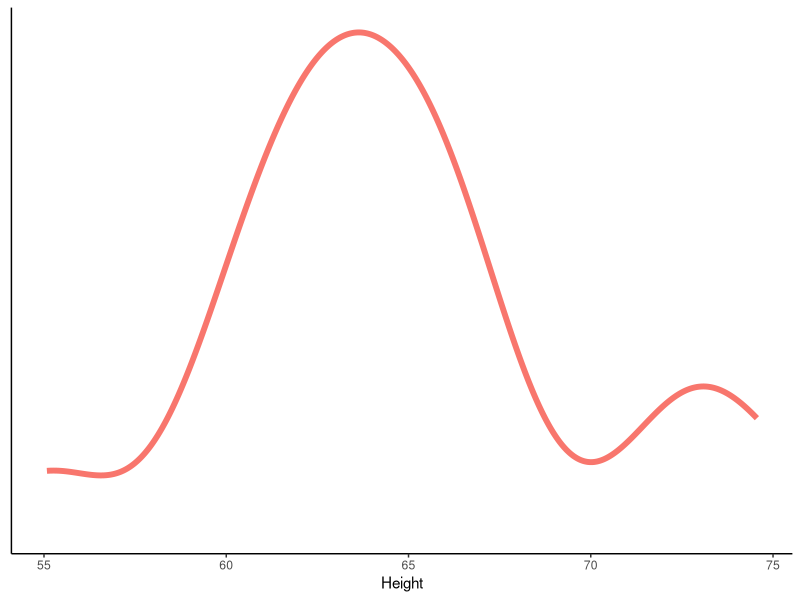
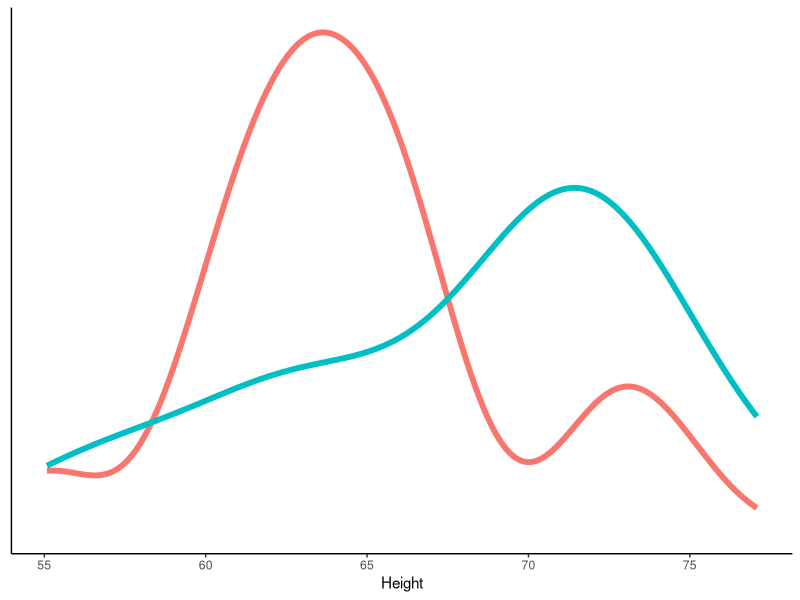
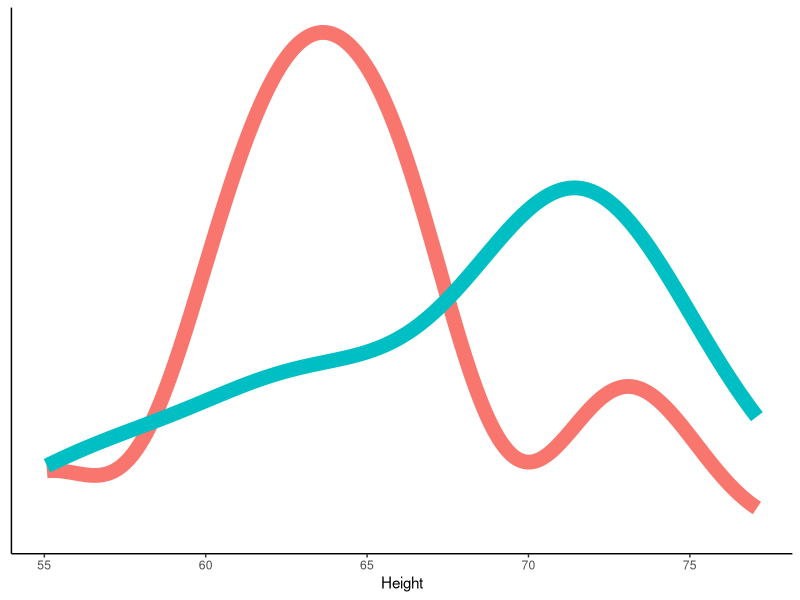
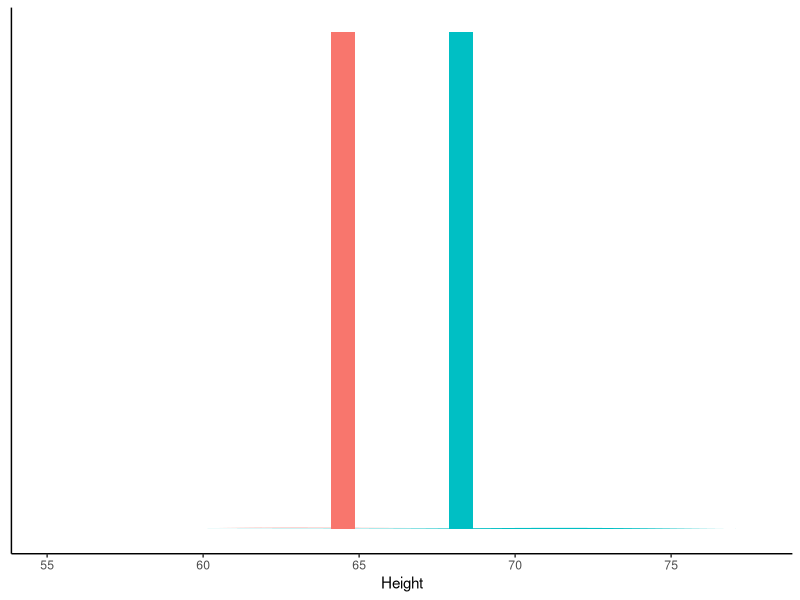
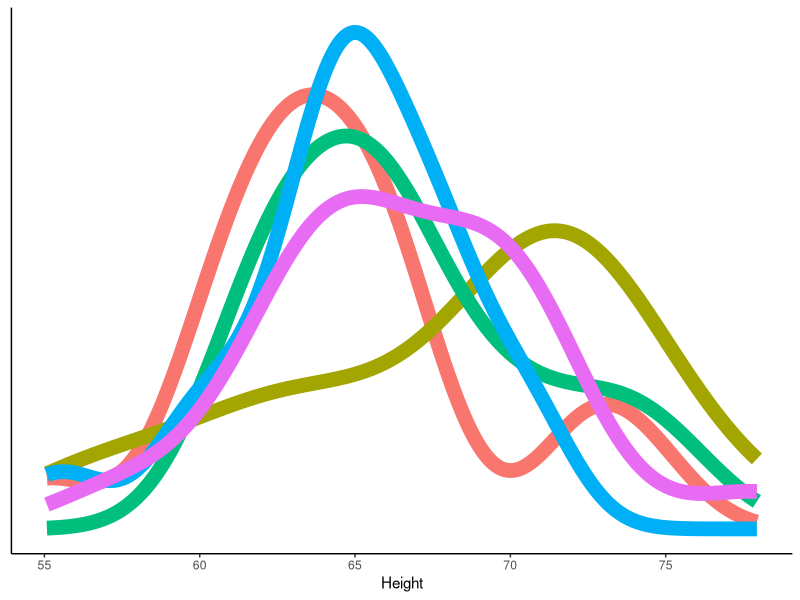
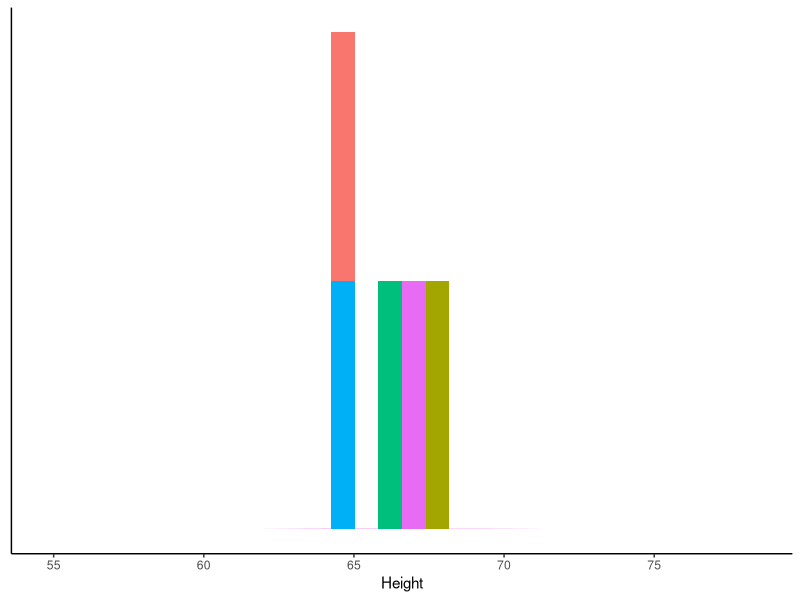
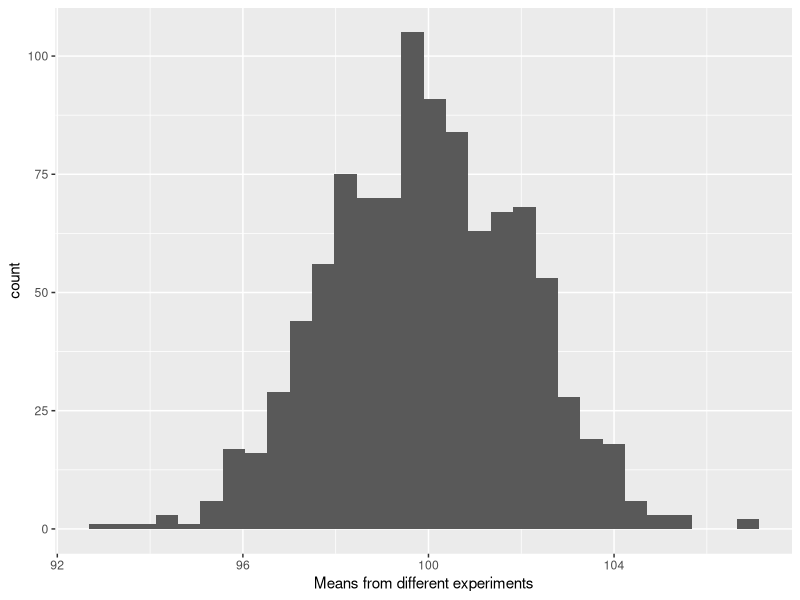
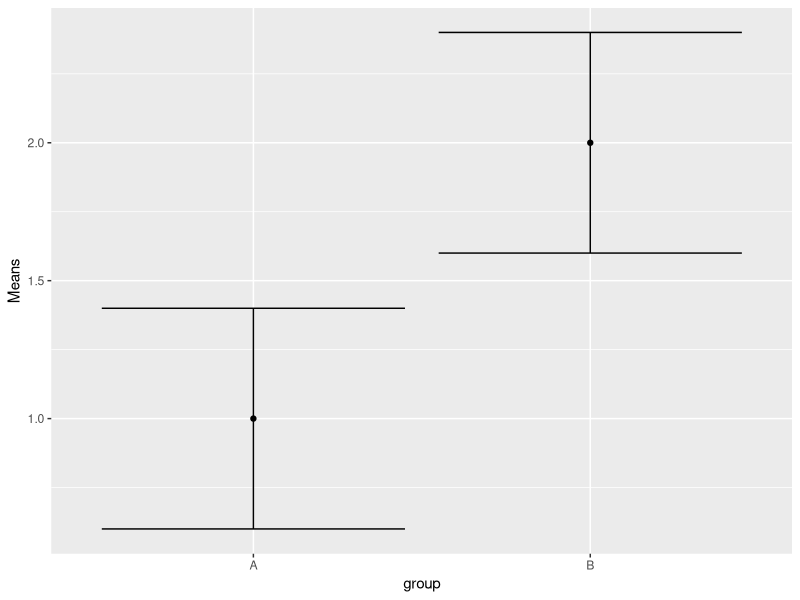

R code for these plots, in order:
## ---- chunk 1

library(tidyverse)
set.seed(5)
data <- tibble(Height=c(rnorm(mean=66, sd=5, n=20),rnorm(mean=66, sd=5, n=20)), Experiment=c(rep("1",times=20),rep("2",times=20)))

data_filtered <- data %>% filter(Experiment == "1")

## ---- chunk 2
ggplot(data_filtered, aes(x=Height, color=Experiment)) + geom_density(size=2) + theme_classic() + theme(axis.text.y = element_blank(), axis.ticks.y = element_blank(), axis.title.y = element_blank(), legend = element_blank(), legend.position = "none")
## ---- chunk 3

ggplot(data, aes(x=Height, color=Experiment)) + geom_density(size=2) + theme_classic() + theme(axis.text.y = element_blank(), axis.ticks.y = element_blank(), axis.title.y = element_blank(), legend = element_blank(), legend.position = "none")


## ---- chunk 4
#| fig-height: 10

ggplot(data, aes(x=Height, color=Experiment)) + geom_density(size=5) + theme_classic() + theme(axis.text.y = element_blank(), axis.ticks.y = element_blank(), axis.title.y = element_blank(), legend = element_blank(), legend.position = "none")


## ---- chunk 5
#| fig-height: 10

data <- data %>% group_by(Experiment) %>% mutate(Means=mean(Height), y=0.01)


ggplot(data, aes(x=Height, fill=Experiment)) + geom_density(color="white") + geom_histogram(aes(x=Means), size=6) + theme_classic() + theme(axis.text.y = element_blank(), axis.ticks.y = element_blank(), axis.title.y = element_blank(),legend.position = "none")


## ---- chunk 6

more_data <- tibble(Height=c(rnorm(mean=66, sd=5, n=20), rnorm(mean=66, sd=5, n=20), rnorm(mean=66, sd=5, n=20)), Experiment=c(rep("3", times=20),rep("4", times=20),rep("5", times=20)))

data <- bind_rows(data, more_data)

data <- data %>% group_by(Experiment) %>% mutate(Means=mean(Height), y=0.01)


## ---- chunk 7
#| fig-height: 10

ggplot(data, aes(x=Height, color=Experiment)) + geom_density(size=5) + theme_classic() + theme(axis.text.y = element_blank(), axis.ticks.y = element_blank(), axis.title.y = element_blank(), legend = element_blank(), legend.position = "none")


## ---- chunk 8
#| fig-height: 10

data <- data %>% group_by(Experiment) %>% mutate(Means=mean(Height), y=0.01)


ggplot(data, aes(x=Height, fill=Experiment)) + geom_density(color="white") + geom_histogram(aes(x=Means), size=6) + theme_classic() + theme(axis.text.y = element_blank(), axis.ticks.y = element_blank(), axis.title.y = element_blank(),legend.position = "none")


## ---- chunk 9

library(tidyverse)

Means <- colMeans(replicate(n=1000,rnorm(mean=100, n=25, sd=10)))

data <- tibble(`Means from different experiments`= Means )

ggplot(data, aes(x=`Means from different experiments`)) + geom_histogram()

## ---- chunk 10

library(tidyverse)
library(ggplot2)
library(patchwork)

df1 <- tibble(group=c("A","B"), Means=c(1,2), LowerCI = c(0.6,1.6), UpperCI=c(1.4, 2.4))
df2 <- tibble(group=c("A","B"), Means=c(1,2), LowerCI = c(0.6,1.4), UpperCI=c(1.6, 2.4))
plot1 <- ggplot(df1, aes(x=group, y=Means)) + geom_point() + geom_errorbar(aes(ymin=LowerCI, ymax=UpperCI))
plot2 <- ggplot(df2, aes(x=group, y=Means)) + geom_point() + geom_errorbar(aes(ymin=LowerCI, ymax=UpperCI))
## ---- chunk 11

plot1

## ---- chunk 12

plot2

## ---- chunk 13

plot1 + geom_hline(yintercept=0.8, color="firebrick", linetype=2)

## ---- chunk 14

plot1

## ---- chunk 15

single_experiment <- rnorm(n=25, mean=100, sd=10)

## ---- chunk 16

single_experiment_table <- tibble(data = single_experiment)

head(single_experiment_table)

## ---- chunk 17

ggplot(single_experiment_table, aes(x=data)) + geom_histogram()

## ---- chunk 18

more_experiments <- replicate(n=100, expr=rnorm(n=25, mean=100, sd=10))

## ---- chunk 19

colnames(more_experiments) <- 1:100

more_experiments_table <- more_experiments %>% as_tibble() %>% pivot_longer(cols = everything(), names_to ="experiment", values_to="data") %>% mutate(experiment = as.integer(experiment)) %>% arrange(experiment)

head(more_experiments_table)

## ---- chunk 20

summary_table <- more_experiments_table %>% group_by(experiment) %>% summarize(SampleSize = n(), Mean=mean(data), SD=sd(data), SE=SD/sqrt(SampleSize))

summary_table

## ---- chunk 21

ggplot(summary_table, aes(x=Mean)) + geom_histogram()

## ---- chunk 22

CIs <- summary_table %>% mutate(LowerCI = Mean - 1.96*SE, UpperCI = Mean + 1.96*SE)

CIs

## ---- chunk 23

CIplot <- ggplot(CIs, aes(y=Mean, x=experiment)) + geom_errorbar(aes(ymin=LowerCI, ymax=UpperCI))

CIplot

## ---- chunk 24

CIplot + geom_hline(yintercept=100, color="blue") + geom_errorbar(aes(ymin = LowerCI, ymax = UpperCI, color = (LowerCI > 100 | UpperCI < 100))) +  scale_color_manual(values = c("FALSE" = "black", "TRUE" = "red"),labels = c("Yes", "No"),name = "Overlap with 100")

## ---- chunk 25

summary_table <- summary_table %>% mutate(TrueSE = sd(Mean))

summary_table
